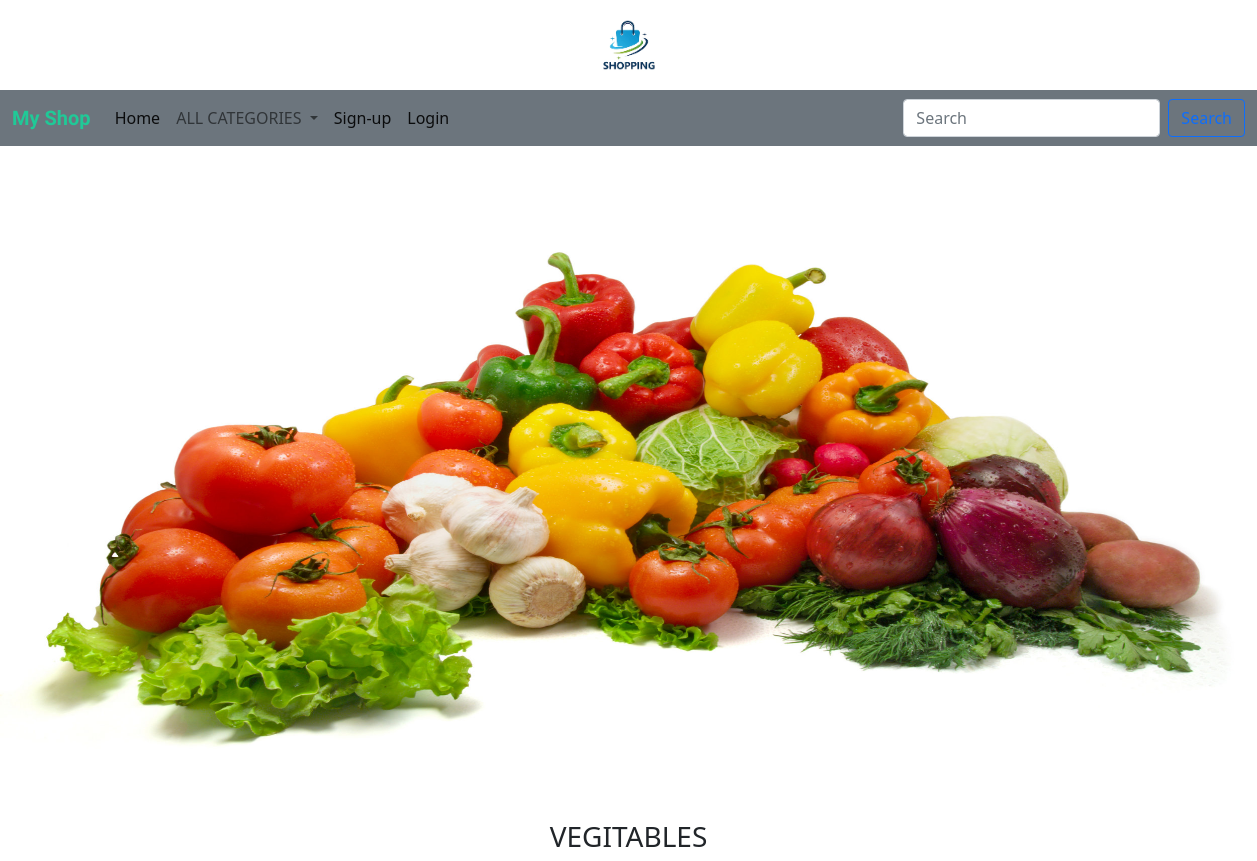
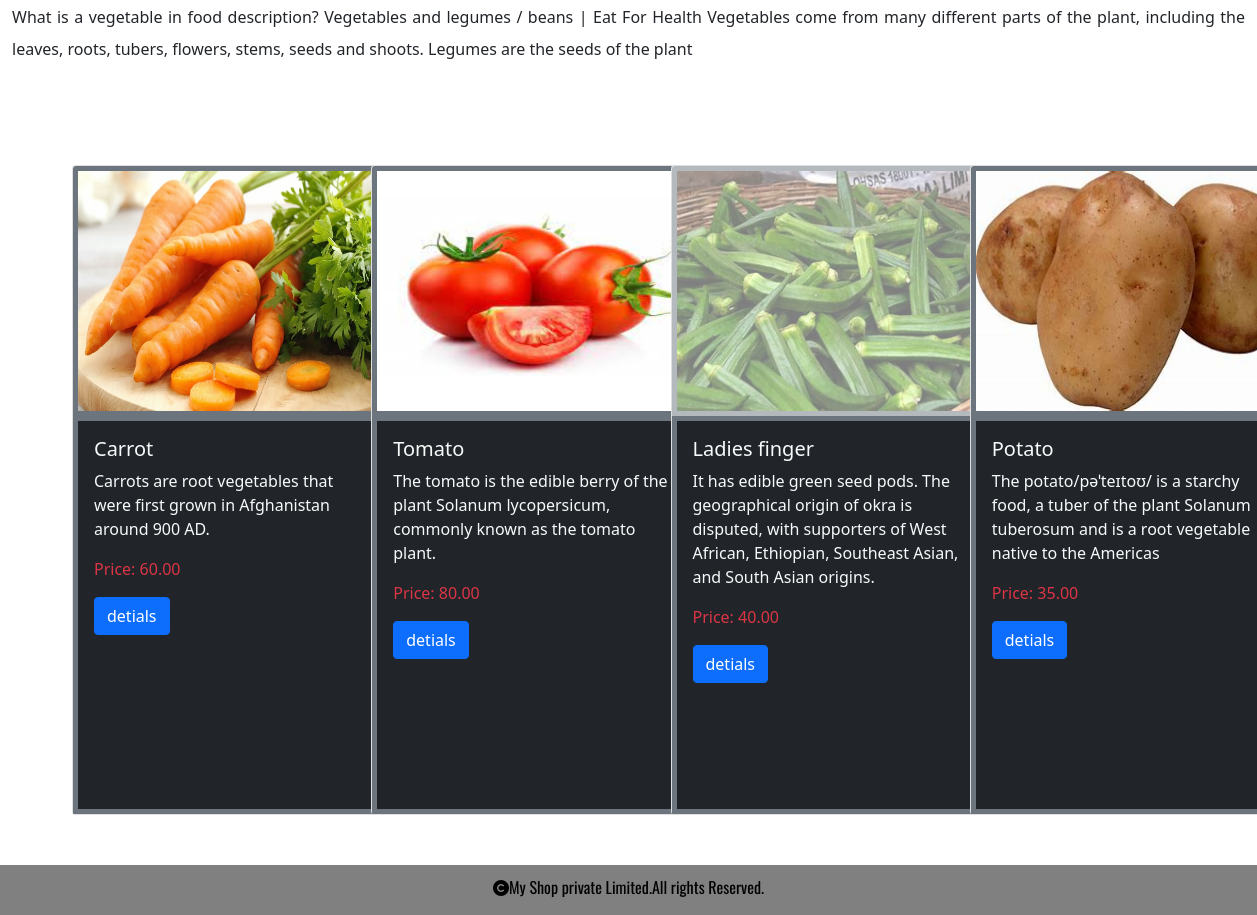
The page /allproducts/Vegitables on the database its author committed (2 pictures, top to bottom).
### shop/models.py (models this page shows, shortened)
class Category(models.Model):
    cname=models.CharField(max_length=200)
    description=models.TextField()
    image=models.ImageField(upload_to='shop/category',null=True,blank=True)

class Product(models.Model):
    pname=models.CharField(max_length=200)
    description=models.TextField()
    image=models.ImageField(upload_to='shop/product',null=True,blank=True)
    price=models.DecimalField(max_digits=10,decimal_places=2)
    category=models.ForeignKey(Category,on_delete=models.CASCADE)
    stock=models.IntegerField()
    available=models.BooleanField(default=True)
    created=models.DateTimeField(auto_now_add=True)
    updated=models.DateTimeField(auto_now=True)

### shop/views.py (the view)
# urls.py: path('allproducts/<c>',views.allproducts,name='allproducts'),
def allproducts(request,c):
    p=Product.objects.filter(category__cname=c)
    cat=Category.objects.get(cname=c)
    return render(request,'product.html',{'p':p,'cat':cat})

### cart/context_processors.py (called while the page is built, shortened)
def counter(request):
    item_count=0
    return{'count':item_count}

### shop/context_processors.py (called while the page is built)
def menu_links(request):
    links=Category.objects.all()
    return {'links':links}

### templates/product.html
<!DOCTYPE html>
{% extends 'base.html' %}
{% load static %}
{% block content %}
<div>
    <img src ="{{cat.image.url}}" style="height:650px;" width="100%">
</div>
<div class="container-fluid mt-4" style="margin-bottom:100px;">
    <h3 class="text-center text-uppercase">{{cat.cname}}</h3>
    <p style="text-align:justify;line-height:2">{{cat.description}}</p>
</div>
<div class="container-fluid mt-4" style="margin-bottom:100px;">
    <div class="row ms-5">
        {% for i in p %}
        <div class="col-sm-3" >
            <div class="card " style="width:20rem;height:650px;">
                {% if i.stock <= 0 %}
  <img src="{{i.image.url}}" class="card-img-top border border-secondary border-5" alt="..." style="height:250px;opacity:0.5;">
            {% else %}
  <img src="{{i.image.url}}" class="card-img-top border border-secondary border-5" alt="..." style="height:250px;">
            {% endif %}
  <div class="card-body bg-dark border border-secondary border-5">
    <h5 class="card-title text-light">{{i.pname}}</h5>
    <p class="card-text text-light">{{i.description}}</p>
      <p class="card-text text-danger">Price: {{i.price}}</p>
    <a href="{% url 'shop:detial' i.pname %}" class="btn btn-primary">detials</a>
  </div>
</div>
        </div>
         {% endfor %}
    </div>
</div>
{% endblock %}

### templates/base.html (shortened to what this page needs)
<!DOCTYPE html>
{% load static %}
<html lang="en">
<head>
    <link href="https://cdn.jsdelivr.net/npm/bootstrap@5.0.2/dist/css/bootstrap.min.css" rel="stylesheet">
    <link rel="stylesheet" href="{% static 'css/style.css' %}">
    <link rel="stylesheet" href="https://cdnjs.cloudflare.com/ajax/libs/font-awesome/6.4.2/css/all.min.css" />
</head>
<div class="container-fluid">
    <header class="header">
    <center>
        <img src="{% static 'images/logo1.png' %}" height="90px">
    </center>
</div>
    <nav class="navbar navbar-expand-lg navbar-light bg-secondary">
  <div class="container-fluid">
    <a class="navbar-brand fw-bold " href="#">My Shop</a>
    <div class="collapse navbar-collapse" id="navbarSupportedContent">
      <ul class="navbar-nav me-auto mb-2 mb-lg-0">
        <li class="nav-item">
          <a class="nav-link active" aria-current="page" href="{%  url 'shop:allprodcat' %}">Home</a>
        </li>
        <li class="nav-item dropdown">
          <a class="nav-link dropdown-toggle" href="#" id="navbarDropdown" role="button" data-bs-toggle="dropdown" aria-expanded="false">
            ALL CATEGORIES
          </a>
           </li>
          {% if user.is_authenticated %}
          {% if user.is_superuser != True%}
          <li class="nav-item">
          <a class="nav-link active" aria-current="page" href="{% url 'cart:cart_view'  %}"><i class="fa-solid fa-cart-shopping"></i>{{count}}</a>
        </li>
            <li class="nav-item">
          <a class="nav-link active" aria-current="page" href="{% url 'cart:your_order' %}">your Orders</a>
        </li>
          {% endif %}
            <li class="nav-item">
          <a class="nav-link active" aria-current="page" href="{% url 'shop:user_logout' %}">Logout</a>
        </li>
          {% else %}
   <li class="nav-item">
          <a class="nav-link active" aria-current="page" href="{% url 'shop:user_signup' %}">Sign-up</a>
        </li>
            <li class="nav-item">
          <a class="nav-link active" aria-current="page" href="{% url 'shop:user_login' %}">Login</a>
       {% endif %}
      </ul>
      <form class="d-flex" method="POST" action="{% url 'search:searchresult' %}">
        <input class="form-control me-2" type="search" name="q" placeholder="Search" aria-label="Search">
        <button class="btn btn-outline-primary" type="submit">Search</button>
      </form>
    </div>
  </div>
</nav>
{% block content %}
{% endblock %}
<footer>
    <div class="footer">
        <p><i class="fa-solid fa-copyright"></i>My Shop private Limited.All rights Reserved.</p>
    </div>
</footer>
<body>
</body>
</html>

### static/css/style.css (style rules this page uses)
body { background-color:white; }
.footer { height:50px; width:100%; background-color:gray; position:fixed; bottom:0; left:0; text-align:center; color:black; font-family: 'Oswald', sans-serif; padding:10px; }
.navbar-brand { font-family: 'Mooli', sans-serif; color:#20c997!important; }

### rows shown on the page
Category: image (picture), cname "VEGITABLES", description "What is a vegetable in food description? Vegetables and legumes / beans | Eat For Health Vegetables come from many different parts of the plant, including the leaves, roots, tubers, flowers, stems, seeds and shoots. Legumes are the seeds of the plant"
Product: image (picture), pname "Carrot", description "Carrots are root vegetables that were first grown in Afghanistan around 900 AD.", price "60.00"
Product: image (picture), pname "Tomato", description "The tomato is the edible berry of the plant Solanum lycopersicum, commonly known as the tomato plant.", price "80.00"
Product: image (picture), pname "Ladies finger", description "It has edible green seed pods. The geographical origin of okra is disputed, with supporters of West African, Ethiopian, Southeast Asian, and South Asian origins.", price "40.00"
Product: image (picture), pname "Potato", description "The potato/pəˈteɪtoʊ/ is a starchy food, a tuber of the plant Solanum tuberosum and is a root vegetable native to the Americas", price "35.00"
